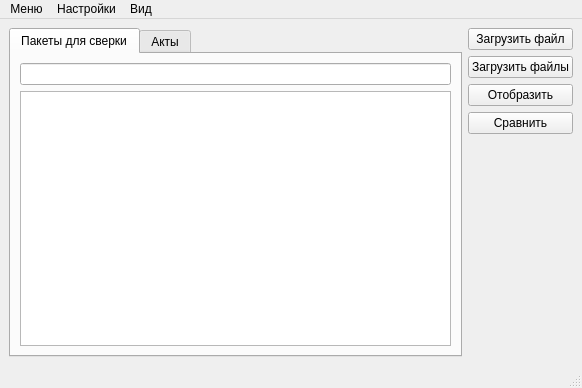
<?xml version="1.0" encoding="UTF-8"?>
<ui version="4.0">
 <class>MainWindow</class>
 <widget class="QMainWindow" name="MainWindow">
  <property name="geometry">
   <rect>
    <x>0</x>
    <y>0</y>
    <width>582</width>
    <height>388</height>
   </rect>
  </property>
  <property name="windowTitle">
   <string>Информационная система обработки данных</string>
  </property>
  <widget class="QWidget" name="centralwidget">
   <layout class="QHBoxLayout" name="horizontalLayout">
    <item>
     <widget class="QTabWidget" name="tabWidget">
      <property name="focusPolicy">
       <enum>Qt::ClickFocus</enum>
      </property>
      <property name="currentIndex">
       <number>0</number>
      </property>
      <widget class="QWidget" name="tab">
       <attribute name="title">
        <string>Пакеты для сверки</string>
       </attribute>
       <layout class="QVBoxLayout" name="verticalLayout_2">
        <item>
         <widget class="QLineEdit" name="tab1_way">
          <property name="acceptDrops">
           <bool>true</bool>
          </property>
          <property name="dragEnabled">
           <bool>true</bool>
          </property>
         </widget>
        </item>
        <item>
         <widget class="QListWidget" name="tab1_pakages"/>
        </item>
       </layout>
      </widget>
      <widget class="QWidget" name="tab_2">
       <attribute name="title">
        <string>Акты</string>
       </attribute>
       <layout class="QHBoxLayout" name="horizontalLayout_3">
        <item>
         <widget class="QListWidget" name="tab2_akt"/>
        </item>
        <item>
         <widget class="QListWidget" name="tab2_list"/>
        </item>
       </layout>
      </widget>
     </widget>
    </item>
    <item>
     <layout class="QVBoxLayout" name="verticalLayout_3">
      <item>
       <widget class="QPushButton" name="packege_file">
        <property name="text">
         <string>Загрузить файл</string>
        </property>
       </widget>
      </item>
      <item>
       <widget class="QPushButton" name="akt_files">
        <property name="text">
         <string>Загрузить файлы</string>
        </property>
       </widget>
      </item>
      <item>
       <widget class="QPushButton" name="display">
        <property name="text">
         <string>Отобразить</string>
        </property>
       </widget>
      </item>
      <item>
       <widget class="QPushButton" name="compare">
        <property name="text">
         <string>Сравнить</string>
        </property>
       </widget>
      </item>
      <item>
       <spacer name="verticalSpacer">
        <property name="orientation">
         <enum>Qt::Vertical</enum>
        </property>
        <property name="sizeHint" stdset="0">
         <size>
          <width>20</width>
          <height>40</height>
         </size>
        </property>
       </spacer>
      </item>
     </layout>
    </item>
   </layout>
  </widget>
  <widget class="QMenuBar" name="menubar">
   <property name="geometry">
    <rect>
     <x>0</x>
     <y>0</y>
     <width>582</width>
     <height>21</height>
    </rect>
   </property>
   <widget class="QMenu" name="menu">
    <property name="title">
     <string>Меню</string>
    </property>
    <addaction name="action_3"/>
    <addaction name="action_4"/>
    <addaction name="action_5"/>
   </widget>
   <widget class="QMenu" name="menu_2">
    <property name="enabled">
     <bool>true</bool>
    </property>
    <property name="title">
     <string>Настройки</string>
    </property>
    <widget class="QMenu" name="menu_4">
     <property name="enabled">
      <bool>true</bool>
     </property>
     <property name="tabletTracking">
      <bool>false</bool>
     </property>
     <property name="focusPolicy">
      <enum>Qt::NoFocus</enum>
     </property>
     <property name="acceptDrops">
      <bool>true</bool>
     </property>
     <property name="layoutDirection">
      <enum>Qt::LeftToRight</enum>
     </property>
     <property name="autoFillBackground">
      <bool>false</bool>
     </property>
     <property name="inputMethodHints">
      <set>Qt::ImhNone</set>
     </property>
     <property name="tearOffEnabled">
      <bool>false</bool>
     </property>
     <property name="title">
      <string>Изменить отдел</string>
     </property>
     <property name="separatorsCollapsible">
      <bool>false</bool>
     </property>
     <property name="toolTipsVisible">
      <bool>false</bool>
     </property>
     <addaction name="klinski"/>
     <addaction name="leninski"/>
     <addaction name="Narofominsk"/>
     <addaction name="ogku_grp"/>
     <addaction name="VolkLotoshShah"/>
     <addaction name="VoskrKolomLuh"/>
     <addaction name="balashiha"/>
     <addaction name="DubnaTald"/>
     <addaction name="JuckRamensk"/>
     <addaction name="LobnDmitr"/>
     <addaction name="ElectrstNoginsk"/>
     <addaction name="EgorShatur"/>
     <addaction name="ZaraiKashOzerSerg"/>
     <addaction name="MojRuzovski"/>
     <addaction name="OrZuPavlPas"/>
     <addaction name="PodChehovsk"/>
     <addaction name="SerpStupinski"/>
     <addaction name="opguElectr"/>
     <addaction name="pushkinski"/>
     <addaction name="sergposad"/>
     <addaction name="sun"/>
     <addaction name="otdel_50_422"/>
     <addaction name="otdel1"/>
     <addaction name="otdel2"/>
     <addaction name="shelcovo"/>
     <addaction name="handswrite"/>
    </widget>
    <addaction name="menu_4"/>
   </widget>
   <widget class="QMenu" name="menu_3">
    <property name="title">
     <string>Вид</string>
    </property>
    <addaction name="font"/>
   </widget>
   <addaction name="menu"/>
   <addaction name="menu_2"/>
   <addaction name="menu_3"/>
  </widget>
  <widget class="QStatusBar" name="statusbar"/>
  <action name="action_3">
   <property name="text">
    <string>Сохранить</string>
   </property>
  </action>
  <action name="action_4">
   <property name="text">
    <string>Открыть</string>
   </property>
  </action>
  <action name="action_5">
   <property name="text">
    <string>Зарыть</string>
   </property>
  </action>
  <action name="font">
   <property name="checkable">
    <bool>true</bool>
   </property>
   <property name="text">
    <string>Изменить шрифт</string>
   </property>
   <property name="autoRepeat">
    <bool>false</bool>
   </property>
  </action>
  <action name="action1">
   <property name="text">
    <string>1</string>
   </property>
  </action>
  <action name="shelcovo">
   <property name="checkable">
    <bool>true</bool>
   </property>
   <property name="checked">
    <bool>true</bool>
   </property>
   <property name="enabled">
    <bool>true</bool>
   </property>
   <property name="text">
    <string>Щелковский отдел</string>
   </property>
   <property name="statusTip">
    <string/>
   </property>
   <property name="autoRepeat">
    <bool>true</bool>
   </property>
   <property name="menuRole">
    <enum>QAction::TextHeuristicRole</enum>
   </property>
   <property name="priority">
    <enum>QAction::HighPriority</enum>
   </property>
  </action>
  <action name="handswrite">
   <property name="checkable">
    <bool>true</bool>
   </property>
   <property name="checked">
    <bool>false</bool>
   </property>
   <property name="text">
    <string>Изменить вручную</string>
   </property>
  </action>
  <action name="klinski">
   <property name="checkable">
    <bool>true</bool>
   </property>
   <property name="text">
    <string extracomment="50.158">Клинский отдел</string>
   </property>
  </action>
  <action name="leninski">
   <property name="checkable">
    <bool>true</bool>
   </property>
   <property name="checked">
    <bool>false</bool>
   </property>
   <property name="text">
    <string>Ленинский отдел</string>
   </property>
  </action>
  <action name="Narofominsk">
   <property name="checkable">
    <bool>true</bool>
   </property>
   <property name="text">
    <string>Наро-Фоминский отдел</string>
   </property>
  </action>
  <action name="ogku_grp">
   <property name="checkable">
    <bool>true</bool>
   </property>
   <property name="text">
    <string>Отдел государственного кадастрового учета и государственной регистрации прав</string>
   </property>
  </action>
  <action name="VolkLotoshShah">
   <property name="checkable">
    <bool>true</bool>
   </property>
   <property name="text">
    <string>Отдел по Волоколамскому, Лотошинскому и Шаховскому районам</string>
   </property>
  </action>
  <action name="balashiha">
   <property name="checkable">
    <bool>true</bool>
   </property>
   <property name="text">
    <string>Отдел по г. Балашиха</string>
   </property>
  </action>
  <action name="DubnaTald">
   <property name="checkable">
    <bool>true</bool>
   </property>
   <property name="text">
    <string>Отдел по г. Дубна и Талдомскому району</string>
   </property>
  </action>
  <action name="JuckRamensk">
   <property name="checkable">
    <bool>true</bool>
   </property>
   <property name="text">
    <string>Отдел по г. Жуковский и Раменскому району</string>
   </property>
  </action>
  <action name="LobnDmitr">
   <property name="checkable">
    <bool>true</bool>
   </property>
   <property name="text">
    <string>Отдел по г. Лобня и Дмитровскому району</string>
   </property>
  </action>
  <action name="ElectrstNoginsk">
   <property name="checkable">
    <bool>true</bool>
   </property>
   <property name="text">
    <string>Отдел по г. Электросталь и Ногинскому району</string>
   </property>
  </action>
  <action name="pushkinski">
   <property name="checkable">
    <bool>true</bool>
   </property>
   <property name="text">
    <string>Пушкинский отдел</string>
   </property>
  </action>
  <action name="EgorShatur">
   <property name="checkable">
    <bool>true</bool>
   </property>
   <property name="text">
    <string>Отдел по Егорьевскому и Шатурскому районам</string>
   </property>
  </action>
  <action name="ZaraiKashOzerSerg">
   <property name="checkable">
    <bool>true</bool>
   </property>
   <property name="text">
    <string>Отдел по Зарайскому, Каширскому, Озерскому и Серебряно-Прудскому районам</string>
   </property>
  </action>
  <action name="MojRuzovski">
   <property name="checkable">
    <bool>true</bool>
   </property>
   <property name="text">
    <string>Отдел по Можайскому и Рузскому районам</string>
   </property>
  </action>
  <action name="OrZuPavlPas">
   <property name="checkable">
    <bool>true</bool>
   </property>
   <property name="text">
    <string>Отдел по Орехово-Зуевскому и Павлово-Посадскому районам</string>
   </property>
  </action>
  <action name="PodChehovsk">
   <property name="checkable">
    <bool>true</bool>
   </property>
   <property name="text">
    <string>Отдел по Подольскому и Чеховскому районам</string>
   </property>
  </action>
  <action name="SerpStupinski">
   <property name="checkable">
    <bool>true</bool>
   </property>
   <property name="text">
    <string>Отдел по Серпуховскому и Ступинскому районам</string>
   </property>
  </action>
  <action name="opguElectr">
   <property name="checkable">
    <bool>true</bool>
   </property>
   <property name="text">
    <string>Отдел предоставления государственных услуг в электронном виде</string>
   </property>
  </action>
  <action name="sergposad">
   <property name="checkable">
    <bool>true</bool>
   </property>
   <property name="text">
    <string>Сергиево - Посадский отдел</string>
   </property>
  </action>
  <action name="otdel_50_422">
   <property name="checkable">
    <bool>true</bool>
   </property>
   <property name="text">
    <string>Территориальный отдел (новый ЕСТО 50.422)</string>
   </property>
  </action>
  <action name="otdel1">
   <property name="checkable">
    <bool>true</bool>
   </property>
   <property name="text">
    <string>Территориальный отдел № 1</string>
   </property>
  </action>
  <action name="otdel2">
   <property name="checkable">
    <bool>true</bool>
   </property>
   <property name="text">
    <string>Территориальный отдел № 2</string>
   </property>
  </action>
  <action name="sun">
   <property name="checkable">
    <bool>true</bool>
   </property>
   <property name="text">
    <string>Солнечногорский отдел</string>
   </property>
  </action>
  <action name="VoskrKolomLuh">
   <property name="checkable">
    <bool>true</bool>
   </property>
   <property name="text">
    <string>Отдел по Воскресенскому, Коломенскому и Луховицкому районам</string>
   </property>
  </action>
 </widget>
 <resources/>
 <connections>
  <connection>
   <sender>font</sender>
   <signal>triggered()</signal>
   <receiver>MainWindow</receiver>
   <slot>update()</slot>
   <hints>
    <hint type="sourcelabel">
     <x>-1</x>
     <y>-1</y>
    </hint>
    <hint type="destinationlabel">
     <x>290</x>
     <y>193</y>
    </hint>
   </hints>
  </connection>
 </connections>
</ui>
